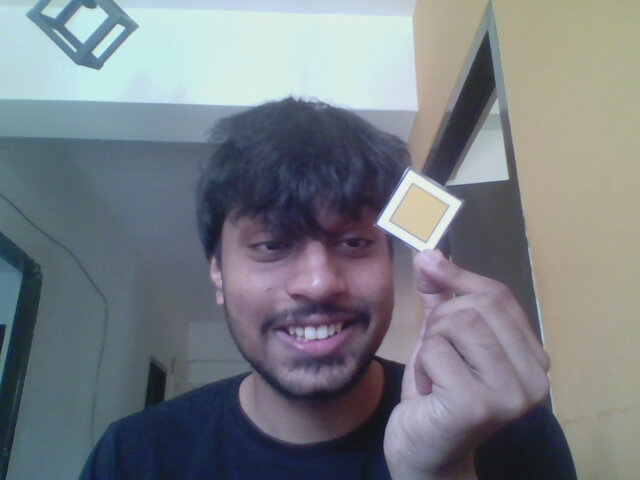
#> input picture src/lib/perception/data/priority.jpg, 640 x 480 px
$ jupyter execute --allow-errors sign_cv.ipynb
#> lines starting #> are read from the running program, lines starting #| are printed output that depends on the picture; after the words box and inside, x2 and y2 are one past the last pixel; in counts of white or black regions, pixels touching at a corner belong together
[cell 1]
import cv2
import matplotlib.pyplot as plt
import numpy as np

[cell 2]
frame = cv2.imread("./data/priority.jpg", cv2.IMREAD_COLOR)
#> frame is the input picture: shape (480, 640, 3); mean B, G, R 131.9, 125.7, 120.4
print(frame.shape)
#| (480, 640, 3)

[cell 3]
plt.imshow(frame)

[cell 4]
f2 = frame[1400:1500, 1500:1700]
#> f2 = empty array
#> (the rest of this cell did not finish here and is left out)

[cell 5]
hsv_img = cv2.cvtColor(frame, cv2.COLOR_BGR2HSV)
#> hsv_img: shape (480, 640, 3); mean H, S, V 95.2, 56.2, 137.9
red1 = np.array([1, 50, 50])
red2 = np.array([20, 255, 255])

mask = cv2.inRange(hsv_img, red1, red2)
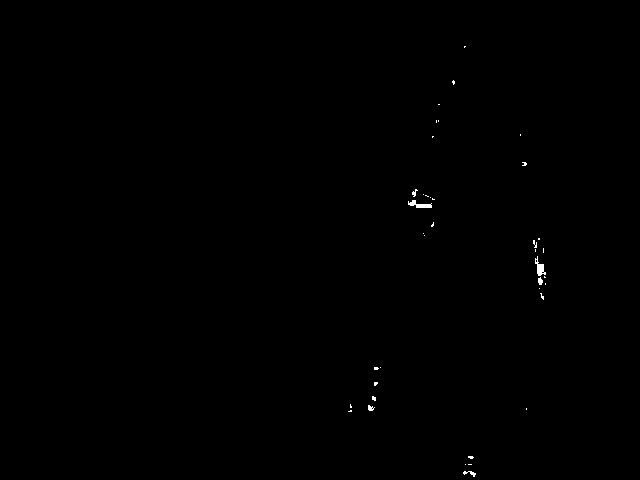
#> mask: shape (480, 640); 0.16% white; 39 white regions (33 under 20 px)

[cell 6]
imgRes = cv2.bitwise_and(frame, frame, mask=mask)

plt.imshow(imgRes)

[cell 7]
gray = cv2.cvtColor(imgRes, cv2.COLOR_BGR2GRAY)

contours, hierarchy = cv2.findContours(
        gray, cv2.RETR_EXTERNAL, cv2.CHAIN_APPROX_NONE
    )
#> contours = 39 contours, 37 with area under 20; largest, box (x1, y1, x2, y2) and area: (535, 256, 546, 276) 76, (408, 200, 432, 208) 69
imgContour = frame.copy()
for cnt in contours:
    area = cv2.contourArea(cnt)
    peri = cv2.arcLength(cnt, True)
    approx = cv2.approxPolyDP(cnt, 0.05 * peri, True)
    text = "stop"
    cv2.drawContours(imgContour, [approx], -1, (255, 0, 255), 7)
    # print(len(approx))
    x_, y_, w, h = cv2.boundingRect(approx)
    box = [(x_, y_), (x_ + w, y_ + h)]
    location = (x_, y_)
    cv2.rectangle(imgContour, (x_, y_), (x_ + w, y_ + h), (0, 255, 0), 5)
#> this loop made 39 passes
#> (area, peri, approx, x_, y_, w, h, box) on passes 18, 26: (75.5, 57.56, [[537, 256], [537, 273], [545, 274]], 537, 256, 9, 19, [(537, 256), (546, 275)]), (69, 64.14, [[408, 201], [416, 207], [431, 207], [431, 203]], 408, 201, 24, 7, [(408, 201), (432, 208)])
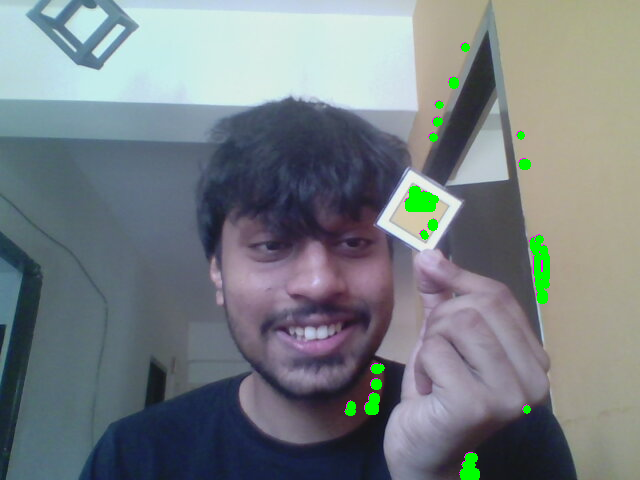
#> imgContour: shape (480, 640, 3); 1.15% of pixels changed, all inside (x1, y1, x2, y2) = (344, 42, 550, 480)

$ run again, with src/lib/perception/data/IMG_1048.JPG copied over src/lib/perception/data/priority.jpg
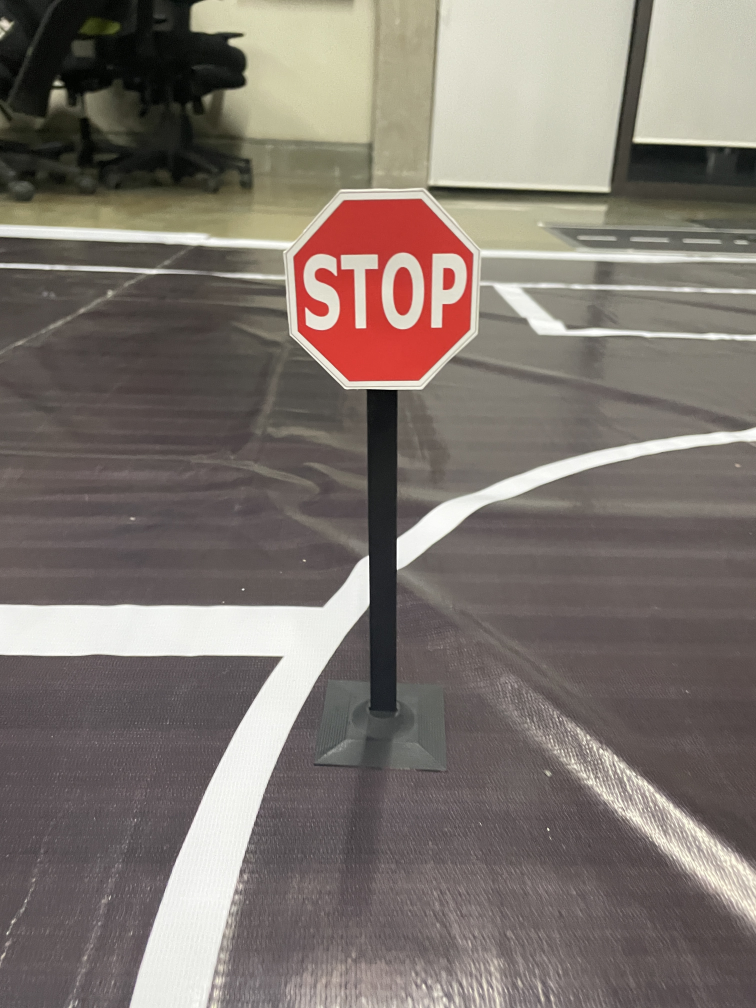
#> input picture src/lib/perception/data/IMG_1048.JPG, 3024 x 4032 px (shown at 1/4 size)
#> frame is the input picture: shape (4032, 3024, 3); mean B, G, R 110.9, 117.4, 126.4
#| (4032, 3024, 3)
#> hsv_img: shape (4032, 3024, 3); mean H, S, V 51.8, 33.3, 126.7
#> `mask = cv2.inRange(hsv_img, red1, red2)`:
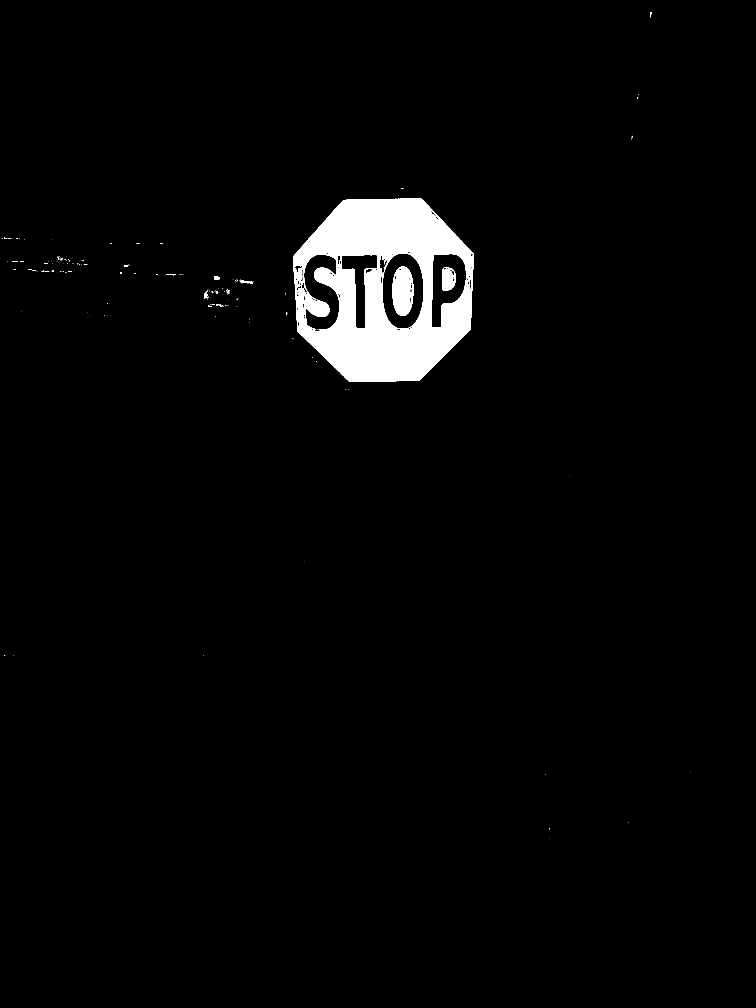
#> mask: shape (4032, 3024) (shown at 1/4 size); 2.7% white; 250 white regions (226 under 20 px)
#> `gray = cv2.cvtColor(imgRes, cv2.COLOR_BGR2GRAY)`:
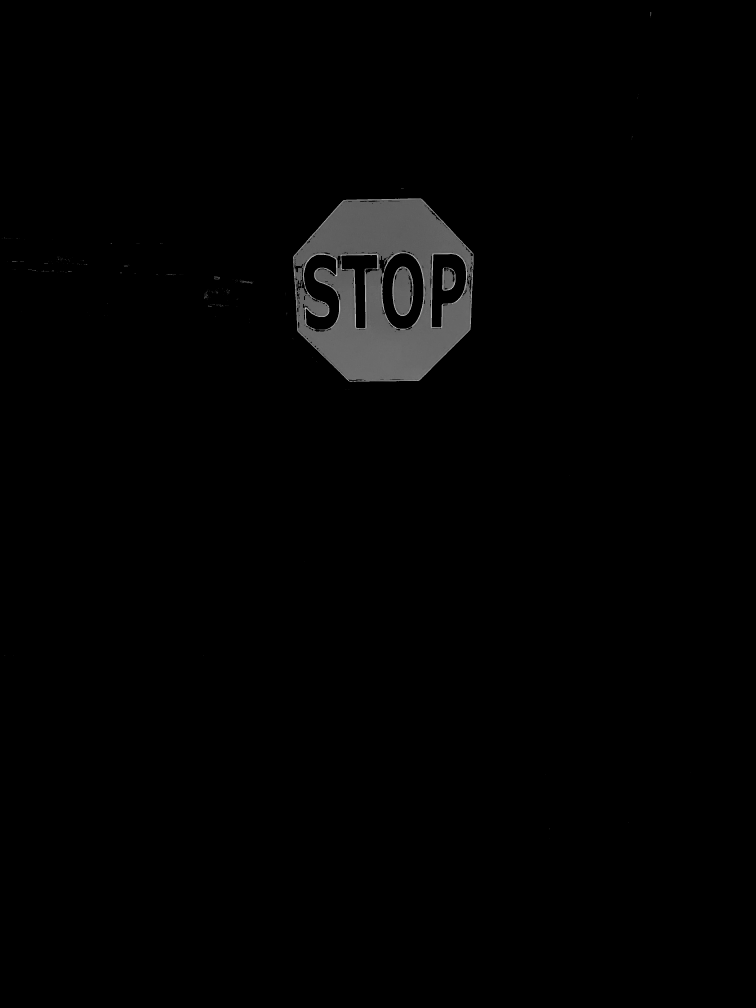
#> gray: shape (4032, 3024) (shown at 1/4 size); min 0, max 231, mean 2.8
#> contours = 215 contours, 205 with area under 20; largest, box (x1, y1, x2, y2) and area: (1172, 794, 1894, 1527) 426623, (960, 1121, 1012, 1136) 246, (856, 1105, 880, 1120) 167, (816, 1168, 832, 1196) 124, (666, 1096, 704, 1101) 61
#> the loop `for cnt in contours:` made 215 passes
#> (area, peri, approx, x_, y_, w, h, box) on passes 2 to 4: (1.5, 10.24, [[2196, 3313], [2198, 3317], [2197, 3313]], 2196, 3313, 3, 5, [(2196, 3313), (2199, 3318)]), (0, 2, [[2515, 3290], [2515, 3291]], 2515, 3290, 1, 2, [(2515, 3290), (2516, 3292)]), (0, 2.83, [[2182, 3098], [2183, 3099]], 2182, 3098, 2, 2, [(2182, 3098), (2184, 3100)])
